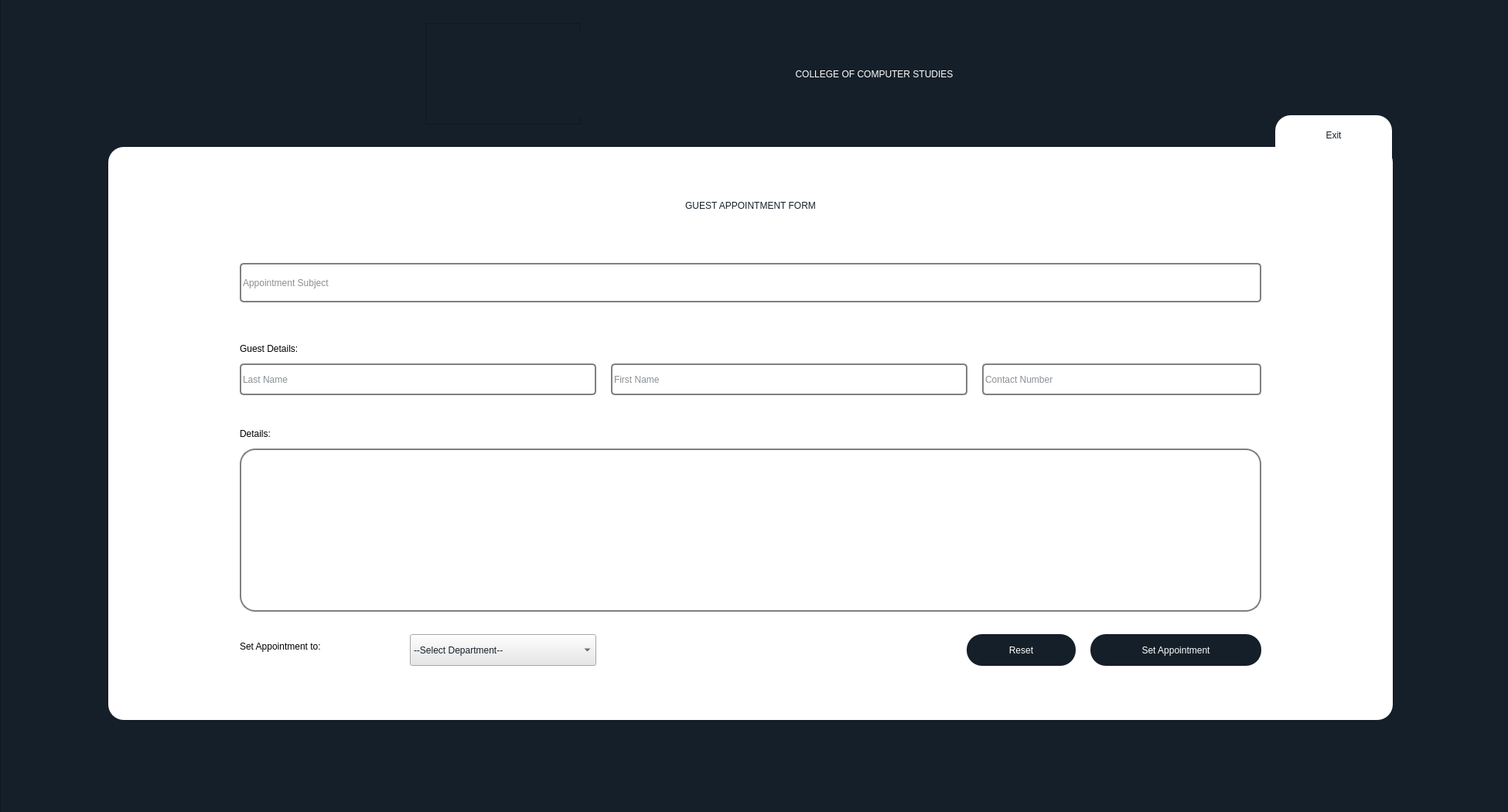
<?xml version="1.0" encoding="UTF-8"?>
<ui version="4.0">
 <class>GuestFrame</class>
 <widget class="QDialog" name="GuestFrame">
  <property name="geometry">
   <rect>
    <x>0</x>
    <y>0</y>
    <width>1950</width>
    <height>1050</height>
   </rect>
  </property>
  <property name="windowTitle">
   <string>Dialog</string>
  </property>
  <widget class="QFrame" name="GuestFrameNew">
   <property name="geometry">
    <rect>
     <x>0</x>
     <y>-10</y>
     <width>1951</width>
     <height>1061</height>
    </rect>
   </property>
   <property name="styleSheet">
    <string notr="true">background-color: rgb(21, 31, 41);</string>
   </property>
   <property name="frameShape">
    <enum>QFrame::StyledPanel</enum>
   </property>
   <property name="frameShadow">
    <enum>QFrame::Raised</enum>
   </property>
   <widget class="QFrame" name="frame_2">
    <property name="geometry">
     <rect>
      <x>140</x>
      <y>200</y>
      <width>1661</width>
      <height>741</height>
     </rect>
    </property>
    <property name="styleSheet">
     <string notr="true">background-color: rgb(255, 255, 255);
border-radius: 20px;</string>
    </property>
    <property name="frameShape">
     <enum>QFrame::StyledPanel</enum>
    </property>
    <property name="frameShadow">
     <enum>QFrame::Raised</enum>
    </property>
    <widget class="QPushButton" name="btnGuestSet">
     <property name="geometry">
      <rect>
       <x>1270</x>
       <y>630</y>
       <width>221</width>
       <height>41</height>
      </rect>
     </property>
     <property name="cursor">
      <cursorShape>PointingHandCursor</cursorShape>
     </property>
     <property name="styleSheet">
      <string notr="true">color: rgb(255, 255, 255);
background-color: rgb(21, 31, 41);
font: 14pt &quot;Montserrat&quot;;</string>
     </property>
     <property name="text">
      <string>Set Appointment</string>
     </property>
    </widget>
    <widget class="QLineEdit" name="inputGuestAppointmentSubject">
     <property name="geometry">
      <rect>
       <x>170</x>
       <y>150</y>
       <width>1321</width>
       <height>51</height>
      </rect>
     </property>
     <property name="styleSheet">
      <string notr="true">border: 2px solid gray;
color: rgb(21, 31, 41);
font: 14pt &quot;Montserrat&quot;;
border-radius: 5px;</string>
     </property>
     <property name="placeholderText">
      <string>Appointment Subject</string>
     </property>
    </widget>
    <widget class="QLabel" name="label">
     <property name="geometry">
      <rect>
       <x>0</x>
       <y>20</y>
       <width>1661</width>
       <height>111</height>
      </rect>
     </property>
     <property name="styleSheet">
      <string notr="true">font: 40pt &quot;Bebas&quot;;
color: rgb(21, 31, 41);
background-color: rgb(255, 255, 255);</string>
     </property>
     <property name="text">
      <string>GUEST APPOINTMENT FORM</string>
     </property>
     <property name="alignment">
      <set>Qt::AlignCenter</set>
     </property>
    </widget>
    <widget class="QTextEdit" name="inputGuestDetails">
     <property name="geometry">
      <rect>
       <x>170</x>
       <y>390</y>
       <width>1321</width>
       <height>211</height>
      </rect>
     </property>
     <property name="accessibleDescription">
      <string/>
     </property>
     <property name="styleSheet">
      <string notr="true">border:2px solid gray;
font: 12pt &quot;Montserrat&quot;;
</string>
     </property>
     <property name="documentTitle">
      <string/>
     </property>
     <property name="placeholderText">
      <string/>
     </property>
    </widget>
    <widget class="QPushButton" name="bntGuestReset">
     <property name="geometry">
      <rect>
       <x>1110</x>
       <y>630</y>
       <width>141</width>
       <height>41</height>
      </rect>
     </property>
     <property name="cursor">
      <cursorShape>PointingHandCursor</cursorShape>
     </property>
     <property name="styleSheet">
      <string notr="true">color: rgb(255, 255, 255);
background-color: rgb(21, 31, 41);
font: 14pt &quot;Montserrat&quot;;</string>
     </property>
     <property name="text">
      <string>Reset</string>
     </property>
    </widget>
    <widget class="QLabel" name="label_3">
     <property name="geometry">
      <rect>
       <x>170</x>
       <y>630</y>
       <width>331</width>
       <height>31</height>
      </rect>
     </property>
     <property name="styleSheet">
      <string notr="true">font: bold 14pt &quot;montserrat&quot;;</string>
     </property>
     <property name="text">
      <string>Set Appointment to:</string>
     </property>
    </widget>
    <widget class="QLabel" name="label_6">
     <property name="geometry">
      <rect>
       <x>170</x>
       <y>340</y>
       <width>141</width>
       <height>61</height>
      </rect>
     </property>
     <property name="styleSheet">
      <string notr="true">font: bold 14pt &quot;Montserrat&quot;;</string>
     </property>
     <property name="text">
      <string>Details:</string>
     </property>
    </widget>
    <widget class="QLineEdit" name="inputGuestFirstName">
     <property name="geometry">
      <rect>
       <x>650</x>
       <y>280</y>
       <width>461</width>
       <height>41</height>
      </rect>
     </property>
     <property name="styleSheet">
      <string notr="true">border: 2px solid gray;
color: rgb(21, 31, 41);
font: 14pt &quot;Montserrat&quot;;
border-radius: 5px;</string>
     </property>
     <property name="placeholderText">
      <string>First Name</string>
     </property>
    </widget>
    <widget class="QLineEdit" name="inputGuestLastName">
     <property name="geometry">
      <rect>
       <x>170</x>
       <y>280</y>
       <width>461</width>
       <height>41</height>
      </rect>
     </property>
     <property name="styleSheet">
      <string notr="true">border: 2px solid gray;
color: rgb(21, 31, 41);
font: 14pt &quot;Montserrat&quot;;
border-radius: 5px;</string>
     </property>
     <property name="placeholderText">
      <string>Last Name</string>
     </property>
    </widget>
    <widget class="QLineEdit" name="inputGuestContact">
     <property name="geometry">
      <rect>
       <x>1130</x>
       <y>280</y>
       <width>361</width>
       <height>41</height>
      </rect>
     </property>
     <property name="styleSheet">
      <string notr="true">border: 2px solid gray;
color: rgb(21, 31, 41);
font: 14pt &quot;Montserrat&quot;;
border-radius: 5px;</string>
     </property>
     <property name="placeholderText">
      <string>Contact Number</string>
     </property>
    </widget>
    <widget class="QLabel" name="label_8">
     <property name="geometry">
      <rect>
       <x>170</x>
       <y>230</y>
       <width>141</width>
       <height>61</height>
      </rect>
     </property>
     <property name="styleSheet">
      <string notr="true">font: bold 14pt &quot;Montserrat&quot;;</string>
     </property>
     <property name="text">
      <string>Guest Details:</string>
     </property>
    </widget>
    <widget class="QComboBox" name="cmbGuestDepartment">
     <property name="geometry">
      <rect>
       <x>390</x>
       <y>630</y>
       <width>241</width>
       <height>41</height>
      </rect>
     </property>
     <property name="styleSheet">
      <string notr="true">color: rgb(21, 31, 41);
background-color: rgb(231, 231, 231);
font: 14pt &quot;Montserrat&quot;;
border-radius:-20px solid gray;</string>
     </property>
     <property name="frame">
      <bool>true</bool>
     </property>
     <item>
      <property name="text">
       <string>--Select Department--</string>
      </property>
     </item>
    </widget>
    <zorder>label_8</zorder>
    <zorder>label_6</zorder>
    <zorder>label_3</zorder>
    <zorder>inputGuestAppointmentSubject</zorder>
    <zorder>btnGuestSet</zorder>
    <zorder>label</zorder>
    <zorder>inputGuestDetails</zorder>
    <zorder>bntGuestReset</zorder>
    <zorder>inputGuestFirstName</zorder>
    <zorder>inputGuestLastName</zorder>
    <zorder>inputGuestContact</zorder>
    <zorder>cmbGuestDepartment</zorder>
   </widget>
   <widget class="QLabel" name="label_4">
    <property name="geometry">
     <rect>
      <x>780</x>
      <y>60</y>
      <width>701</width>
      <height>91</height>
     </rect>
    </property>
    <property name="styleSheet">
     <string notr="true">font:50pt &quot;Bebas&quot;;
color: rgb(255, 255, 255);</string>
    </property>
    <property name="text">
     <string>COLLEGE OF COMPUTER STUDIES</string>
    </property>
    <property name="alignment">
     <set>Qt::AlignCenter</set>
    </property>
   </widget>
   <widget class="QFrame" name="frame_4">
    <property name="geometry">
     <rect>
      <x>1649</x>
      <y>159</y>
      <width>151</width>
      <height>101</height>
     </rect>
    </property>
    <property name="styleSheet">
     <string notr="true">background-color: rgb(255, 255, 255);
border-radius:20px;</string>
    </property>
    <property name="frameShape">
     <enum>QFrame::StyledPanel</enum>
    </property>
    <property name="frameShadow">
     <enum>QFrame::Raised</enum>
    </property>
    <widget class="QPushButton" name="btnGuestExit">
     <property name="geometry">
      <rect>
       <x>10</x>
       <y>10</y>
       <width>131</width>
       <height>31</height>
      </rect>
     </property>
     <property name="cursor">
      <cursorShape>PointingHandCursor</cursorShape>
     </property>
     <property name="styleSheet">
      <string notr="true">color: rgb(21, 31, 41);
background-color: rgb(255, 255, 255);
border-radius: 40px;
font: 14pt &quot;Montserrat&quot;;</string>
     </property>
     <property name="text">
      <string>Exit</string>
     </property>
    </widget>
   </widget>
   <widget class="QFrame" name="frame">
    <property name="geometry">
     <rect>
      <x>550</x>
      <y>40</y>
      <width>201</width>
      <height>131</height>
     </rect>
    </property>
    <property name="frameShape">
     <enum>QFrame::StyledPanel</enum>
    </property>
    <property name="frameShadow">
     <enum>QFrame::Raised</enum>
    </property>
    <widget class="QLabel" name="label_2">
     <property name="geometry">
      <rect>
       <x>110</x>
       <y>10</y>
       <width>111</width>
       <height>111</height>
      </rect>
     </property>
     <property name="text">
      <string/>
     </property>
     <property name="pixmap">
      <pixmap>upperBlue2.png</pixmap>
     </property>
     <property name="alignment">
      <set>Qt::AlignCenter</set>
     </property>
    </widget>
   </widget>
  </widget>
 </widget>
 <tabstops>
  <tabstop>inputGuestAppointmentSubject</tabstop>
  <tabstop>inputGuestLastName</tabstop>
  <tabstop>inputGuestFirstName</tabstop>
  <tabstop>inputGuestContact</tabstop>
  <tabstop>inputGuestDetails</tabstop>
  <tabstop>btnGuestSet</tabstop>
  <tabstop>bntGuestReset</tabstop>
  <tabstop>btnGuestExit</tabstop>
 </tabstops>
 <resources/>
 <connections/>
</ui>
